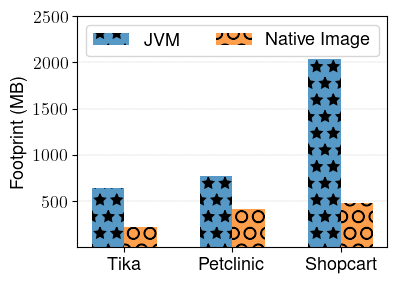

The script that saved this image:
import results
import numpy as np
import matplotlib.pyplot as plt


FOOTPRINT_METRIC = "max-rss"
width = 0.3
benchmark_labels = [
    "Tika",
    "Petclinic",
    "Shopcart"
]
x = np.arange(len(benchmark_labels))


bench_results_tika_ni = results.read_benchmark_results("../results/bench-results-tika-ni.json")
bench_results_tika_jvm = results.read_benchmark_results("../results/bench-results-tika-jvm.json")
bench_results_petclinic_ni = results.read_benchmark_results("../results/bench-results-petclinic-ni.json")
bench_results_petclinic_jvm = results.read_benchmark_results("../results/bench-results-petclinic-jvm.json")
bench_results_shopcart_ni = results.read_benchmark_results("../results/bench-results-shopcart-ni.json")
bench_results_shopcart_jvm = results.read_benchmark_results("../results/bench-results-shopcart-jvm.json")

jvm_footprint = [
    results.get_benchmark_metric(FOOTPRINT_METRIC, bench_results_tika_jvm),
    results.get_benchmark_metric(FOOTPRINT_METRIC, bench_results_petclinic_jvm),
    results.get_benchmark_metric(FOOTPRINT_METRIC, bench_results_shopcart_jvm)]

ni_footprint = [
    results.get_benchmark_metric(FOOTPRINT_METRIC, bench_results_tika_ni),
    results.get_benchmark_metric(FOOTPRINT_METRIC, bench_results_petclinic_ni),
    results.get_benchmark_metric(FOOTPRINT_METRIC, bench_results_shopcart_ni)]

plt.rcParams.update({'font.size': 13, 'text.usetex': True, 'font.family': 'sans-serif', 'font.sans-serif': 'Helvetica'})
fig, ax = plt.subplots()
ax.bar(x + 0*width, jvm_footprint, width=width, hatch='*', label='JVM',           alpha=0.75)
ax.bar(x + 1*width, ni_footprint,  width=width, hatch='O', label='Native Image',  alpha=0.75)

ax.set_ylabel('Footprint (MB)')
ax.set_xticks([position + width/2 for position in x], benchmark_labels)
ax.set_axisbelow(True)
plt.grid(axis = 'y', linestyle = '--', linewidth = 0.25)
# plt.xticks(rotation = 35)
# plt.tick_params(
#     axis='x',          # changes apply to the x-axis
#     which='both',      # both major and minor ticks are affected
#     bottom=False,      # ticks along the bottom edge are off
#     top=False,         # ticks along the top edge are off
#     labelbottom=False) # labels along the bottom edge are off

# ax.set_yscale('log')
ax.set_ylim(ymin=0.1, ymax=2500)
# ax.set_xlim(xmin=-.25, xmax=14.7)
fig.set_figwidth(4)
fig.set_figheight(3)

ax.legend(ncol=5, loc='upper center')
plt.savefig("aot-footprint.pdf", bbox_inches='tight')
plt.savefig("aot-footprint.png", bbox_inches='tight')
plt.show()
